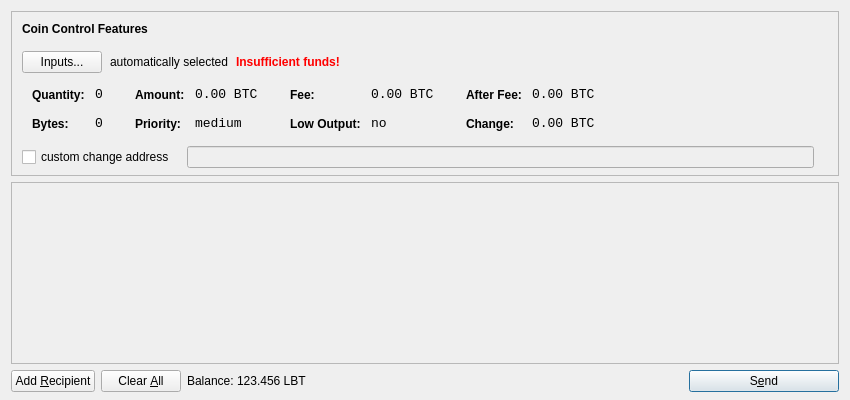
<?xml version="1.0" encoding="UTF-8"?>
<ui version="4.0">
 <class>SendCoinsDialog</class>
 <widget class="QDialog" name="SendCoinsDialog">
  <property name="geometry">
   <rect>
    <x>0</x>
    <y>0</y>
    <width>850</width>
    <height>400</height>
   </rect>
  </property>
  <property name="windowTitle">
   <string>Send Coins</string>
  </property>
  <layout class="QVBoxLayout" name="verticalLayout" stretch="0,1,0">
   <property name="bottomMargin">
    <number>8</number>
   </property>
   <item>
    <widget class="QFrame" name="frameCoinControl">
     <property name="sizePolicy">
      <sizepolicy hsizetype="Expanding" vsizetype="Expanding">
       <horstretch>0</horstretch>
       <verstretch>0</verstretch>
      </sizepolicy>
     </property>
     <property name="maximumSize">
      <size>
       <width>16777215</width>
       <height>16777215</height>
      </size>
     </property>
     <property name="frameShape">
      <enum>QFrame::StyledPanel</enum>
     </property>
     <property name="frameShadow">
      <enum>QFrame::Sunken</enum>
     </property>
     <layout class="QVBoxLayout" name="verticalLayoutCoinControl2">
      <property name="spacing">
       <number>-1</number>
      </property>
      <property name="leftMargin">
       <number>0</number>
      </property>
      <property name="topMargin">
       <number>0</number>
      </property>
      <property name="rightMargin">
       <number>0</number>
      </property>
      <property name="bottomMargin">
       <number>6</number>
      </property>
      <item>
       <layout class="QVBoxLayout" name="verticalLayoutCoinControl" stretch="0,0,0,0,1">
        <property name="spacing">
         <number>0</number>
        </property>
        <property name="leftMargin">
         <number>10</number>
        </property>
        <property name="topMargin">
         <number>10</number>
        </property>
        <item>
         <layout class="QHBoxLayout" name="horizontalLayoutCoinControl1">
          <property name="bottomMargin">
           <number>15</number>
          </property>
          <item>
           <widget class="QLabel" name="labelCoinControlFeatures">
            <property name="sizePolicy">
             <sizepolicy hsizetype="Preferred" vsizetype="Maximum">
              <horstretch>0</horstretch>
              <verstretch>0</verstretch>
             </sizepolicy>
            </property>
            <property name="font">
             <font>
              <weight>75</weight>
              <bold>true</bold>
             </font>
            </property>
            <property name="styleSheet">
             <string notr="true">font-weight:bold;</string>
            </property>
            <property name="text">
             <string>Coin Control Features</string>
            </property>
           </widget>
          </item>
         </layout>
        </item>
        <item>
         <layout class="QHBoxLayout" name="horizontalLayoutCoinControl2" stretch="0,0,0,0">
          <property name="spacing">
           <number>8</number>
          </property>
          <property name="bottomMargin">
           <number>10</number>
          </property>
          <item>
           <widget class="QPushButton" name="pushButtonCoinControl">
            <property name="styleSheet">
             <string notr="true"/>
            </property>
            <property name="text">
             <string>Inputs...</string>
            </property>
           </widget>
          </item>
          <item>
           <widget class="QLabel" name="labelCoinControlAutomaticallySelected">
            <property name="text">
             <string>automatically selected</string>
            </property>
            <property name="margin">
             <number>5</number>
            </property>
           </widget>
          </item>
          <item>
           <widget class="QLabel" name="labelCoinControlInsuffFunds">
            <property name="font">
             <font>
              <weight>75</weight>
              <bold>true</bold>
             </font>
            </property>
            <property name="styleSheet">
             <string notr="true">color:red;font-weight:bold;</string>
            </property>
            <property name="text">
             <string>Insufficient funds!</string>
            </property>
            <property name="margin">
             <number>5</number>
            </property>
           </widget>
          </item>
          <item>
           <spacer name="horizontalSpacerCoinControl">
            <property name="orientation">
             <enum>Qt::Horizontal</enum>
            </property>
            <property name="sizeHint" stdset="0">
             <size>
              <width>40</width>
              <height>1</height>
             </size>
            </property>
           </spacer>
          </item>
         </layout>
        </item>
        <item>
         <widget class="QWidget" name="widgetCoinControl" native="true">
          <property name="sizePolicy">
           <sizepolicy hsizetype="Preferred" vsizetype="Preferred">
            <horstretch>0</horstretch>
            <verstretch>0</verstretch>
           </sizepolicy>
          </property>
          <property name="minimumSize">
           <size>
            <width>0</width>
            <height>0</height>
           </size>
          </property>
          <property name="styleSheet">
           <string notr="true"/>
          </property>
          <layout class="QHBoxLayout" name="horizontalLayoutCoinControl5">
           <property name="margin">
            <number>0</number>
           </property>
           <item>
            <layout class="QHBoxLayout" name="horizontalLayoutCoinControl3" stretch="0,0,0,1">
             <property name="spacing">
              <number>20</number>
             </property>
             <property name="topMargin">
              <number>0</number>
             </property>
             <property name="bottomMargin">
              <number>10</number>
             </property>
             <item>
              <layout class="QFormLayout" name="formLayoutCoinControl1">
               <property name="horizontalSpacing">
                <number>10</number>
               </property>
               <property name="verticalSpacing">
                <number>14</number>
               </property>
               <property name="leftMargin">
                <number>10</number>
               </property>
               <property name="topMargin">
                <number>4</number>
               </property>
               <property name="rightMargin">
                <number>6</number>
               </property>
               <item row="0" column="0">
                <widget class="QLabel" name="labelCoinControlQuantityText">
                 <property name="styleSheet">
                  <string notr="true">font-weight:bold;</string>
                 </property>
                 <property name="text">
                  <string>Quantity:</string>
                 </property>
                 <property name="margin">
                  <number>0</number>
                 </property>
                </widget>
               </item>
               <item row="0" column="1">
                <widget class="QLabel" name="labelCoinControlQuantity">
                 <property name="font">
                  <font>
                   <family>Monospace</family>
                   <pointsize>10</pointsize>
                  </font>
                 </property>
                 <property name="cursor">
                  <cursorShape>IBeamCursor</cursorShape>
                 </property>
                 <property name="contextMenuPolicy">
                  <enum>Qt::ActionsContextMenu</enum>
                 </property>
                 <property name="text">
                  <string notr="true">0</string>
                 </property>
                 <property name="margin">
                  <number>0</number>
                 </property>
                 <property name="textInteractionFlags">
                  <set>Qt::LinksAccessibleByMouse|Qt::TextSelectableByKeyboard|Qt::TextSelectableByMouse</set>
                 </property>
                </widget>
               </item>
               <item row="1" column="0">
                <widget class="QLabel" name="labelCoinControlBytesText">
                 <property name="styleSheet">
                  <string notr="true">font-weight:bold;</string>
                 </property>
                 <property name="text">
                  <string>Bytes:</string>
                 </property>
                </widget>
               </item>
               <item row="1" column="1">
                <widget class="QLabel" name="labelCoinControlBytes">
                 <property name="font">
                  <font>
                   <family>Monospace</family>
                   <pointsize>10</pointsize>
                  </font>
                 </property>
                 <property name="cursor">
                  <cursorShape>IBeamCursor</cursorShape>
                 </property>
                 <property name="contextMenuPolicy">
                  <enum>Qt::ActionsContextMenu</enum>
                 </property>
                 <property name="text">
                  <string notr="true">0</string>
                 </property>
                 <property name="textInteractionFlags">
                  <set>Qt::LinksAccessibleByMouse|Qt::TextSelectableByKeyboard|Qt::TextSelectableByMouse</set>
                 </property>
                </widget>
               </item>
              </layout>
             </item>
             <item>
              <layout class="QFormLayout" name="formLayoutCoinControl2">
               <property name="horizontalSpacing">
                <number>10</number>
               </property>
               <property name="verticalSpacing">
                <number>14</number>
               </property>
               <property name="leftMargin">
                <number>6</number>
               </property>
               <property name="topMargin">
                <number>4</number>
               </property>
               <property name="rightMargin">
                <number>6</number>
               </property>
               <item row="0" column="0">
                <widget class="QLabel" name="labelCoinControlAmountText">
                 <property name="styleSheet">
                  <string notr="true">font-weight:bold;</string>
                 </property>
                 <property name="text">
                  <string>Amount:</string>
                 </property>
                 <property name="margin">
                  <number>0</number>
                 </property>
                </widget>
               </item>
               <item row="0" column="1">
                <widget class="QLabel" name="labelCoinControlAmount">
                 <property name="font">
                  <font>
                   <family>Monospace</family>
                   <pointsize>10</pointsize>
                  </font>
                 </property>
                 <property name="cursor">
                  <cursorShape>IBeamCursor</cursorShape>
                 </property>
                 <property name="contextMenuPolicy">
                  <enum>Qt::ActionsContextMenu</enum>
                 </property>
                 <property name="text">
                  <string notr="true">0.00 BTC</string>
                 </property>
                 <property name="textInteractionFlags">
                  <set>Qt::LinksAccessibleByMouse|Qt::TextSelectableByKeyboard|Qt::TextSelectableByMouse</set>
                 </property>
                </widget>
               </item>
               <item row="1" column="0">
                <widget class="QLabel" name="labelCoinControlPriorityText">
                 <property name="styleSheet">
                  <string notr="true">font-weight:bold;</string>
                 </property>
                 <property name="text">
                  <string>Priority:</string>
                 </property>
                </widget>
               </item>
               <item row="1" column="1">
                <widget class="QLabel" name="labelCoinControlPriority">
                 <property name="font">
                  <font>
                   <family>Monospace</family>
                   <pointsize>10</pointsize>
                  </font>
                 </property>
                 <property name="cursor">
                  <cursorShape>IBeamCursor</cursorShape>
                 </property>
                 <property name="contextMenuPolicy">
                  <enum>Qt::ActionsContextMenu</enum>
                 </property>
                 <property name="text">
                  <string>medium</string>
                 </property>
                 <property name="textInteractionFlags">
                  <set>Qt::LinksAccessibleByMouse|Qt::TextSelectableByKeyboard|Qt::TextSelectableByMouse</set>
                 </property>
                </widget>
               </item>
              </layout>
             </item>
             <item>
              <layout class="QFormLayout" name="formLayoutCoinControl3">
               <property name="horizontalSpacing">
                <number>10</number>
               </property>
               <property name="verticalSpacing">
                <number>14</number>
               </property>
               <property name="leftMargin">
                <number>6</number>
               </property>
               <property name="topMargin">
                <number>4</number>
               </property>
               <property name="rightMargin">
                <number>6</number>
               </property>
               <item row="0" column="0">
                <widget class="QLabel" name="labelCoinControlFeeText">
                 <property name="styleSheet">
                  <string notr="true">font-weight:bold;</string>
                 </property>
                 <property name="text">
                  <string>Fee:</string>
                 </property>
                 <property name="margin">
                  <number>0</number>
                 </property>
                </widget>
               </item>
               <item row="0" column="1">
                <widget class="QLabel" name="labelCoinControlFee">
                 <property name="font">
                  <font>
                   <family>Monospace</family>
                   <pointsize>10</pointsize>
                  </font>
                 </property>
                 <property name="cursor">
                  <cursorShape>IBeamCursor</cursorShape>
                 </property>
                 <property name="contextMenuPolicy">
                  <enum>Qt::ActionsContextMenu</enum>
                 </property>
                 <property name="text">
                  <string notr="true">0.00 BTC</string>
                 </property>
                 <property name="textInteractionFlags">
                  <set>Qt::LinksAccessibleByMouse|Qt::TextSelectableByKeyboard|Qt::TextSelectableByMouse</set>
                 </property>
                </widget>
               </item>
               <item row="1" column="0">
                <widget class="QLabel" name="labelCoinControlLowOutputText">
                 <property name="styleSheet">
                  <string notr="true">font-weight:bold;</string>
                 </property>
                 <property name="text">
                  <string>Low Output:</string>
                 </property>
                </widget>
               </item>
               <item row="1" column="1">
                <widget class="QLabel" name="labelCoinControlLowOutput">
                 <property name="font">
                  <font>
                   <family>Monospace</family>
                   <pointsize>10</pointsize>
                  </font>
                 </property>
                 <property name="cursor">
                  <cursorShape>IBeamCursor</cursorShape>
                 </property>
                 <property name="contextMenuPolicy">
                  <enum>Qt::ActionsContextMenu</enum>
                 </property>
                 <property name="text">
                  <string>no</string>
                 </property>
                 <property name="textInteractionFlags">
                  <set>Qt::LinksAccessibleByMouse|Qt::TextSelectableByKeyboard|Qt::TextSelectableByMouse</set>
                 </property>
                </widget>
               </item>
              </layout>
             </item>
             <item>
              <layout class="QFormLayout" name="formLayoutCoinControl4">
               <property name="horizontalSpacing">
                <number>10</number>
               </property>
               <property name="verticalSpacing">
                <number>14</number>
               </property>
               <property name="leftMargin">
                <number>6</number>
               </property>
               <property name="topMargin">
                <number>4</number>
               </property>
               <property name="rightMargin">
                <number>6</number>
               </property>
               <item row="0" column="0">
                <widget class="QLabel" name="labelCoinControlAfterFeeText">
                 <property name="styleSheet">
                  <string notr="true">font-weight:bold;</string>
                 </property>
                 <property name="text">
                  <string>After Fee:</string>
                 </property>
                 <property name="margin">
                  <number>0</number>
                 </property>
                </widget>
               </item>
               <item row="0" column="1">
                <widget class="QLabel" name="labelCoinControlAfterFee">
                 <property name="font">
                  <font>
                   <family>Monospace</family>
                   <pointsize>10</pointsize>
                  </font>
                 </property>
                 <property name="cursor">
                  <cursorShape>IBeamCursor</cursorShape>
                 </property>
                 <property name="contextMenuPolicy">
                  <enum>Qt::ActionsContextMenu</enum>
                 </property>
                 <property name="text">
                  <string notr="true">0.00 BTC</string>
                 </property>
                 <property name="textInteractionFlags">
                  <set>Qt::LinksAccessibleByMouse|Qt::TextSelectableByKeyboard|Qt::TextSelectableByMouse</set>
                 </property>
                </widget>
               </item>
               <item row="1" column="0">
                <widget class="QLabel" name="labelCoinControlChangeText">
                 <property name="styleSheet">
                  <string notr="true">font-weight:bold;</string>
                 </property>
                 <property name="text">
                  <string>Change:</string>
                 </property>
                </widget>
               </item>
               <item row="1" column="1">
                <widget class="QLabel" name="labelCoinControlChange">
                 <property name="font">
                  <font>
                   <family>Monospace</family>
                   <pointsize>10</pointsize>
                  </font>
                 </property>
                 <property name="cursor">
                  <cursorShape>IBeamCursor</cursorShape>
                 </property>
                 <property name="contextMenuPolicy">
                  <enum>Qt::ActionsContextMenu</enum>
                 </property>
                 <property name="text">
                  <string notr="true">0.00 BTC</string>
                 </property>
                 <property name="textInteractionFlags">
                  <set>Qt::LinksAccessibleByMouse|Qt::TextSelectableByKeyboard|Qt::TextSelectableByMouse</set>
                 </property>
                </widget>
               </item>
              </layout>
             </item>
            </layout>
           </item>
          </layout>
         </widget>
        </item>
        <item>
         <layout class="QHBoxLayout" name="horizontalLayoutCoinControl4" stretch="0,0,0">
          <property name="spacing">
           <number>12</number>
          </property>
          <property name="sizeConstraint">
           <enum>QLayout::SetDefaultConstraint</enum>
          </property>
          <property name="topMargin">
           <number>5</number>
          </property>
          <property name="rightMargin">
           <number>5</number>
          </property>
          <item>
           <widget class="QCheckBox" name="checkBoxCoinControlChange">
            <property name="text">
             <string>custom change address</string>
            </property>
           </widget>
          </item>
          <item>
           <widget class="QLineEdit" name="lineEditCoinControlChange">
            <property name="enabled">
             <bool>false</bool>
            </property>
            <property name="sizePolicy">
             <sizepolicy hsizetype="Expanding" vsizetype="Fixed">
              <horstretch>0</horstretch>
              <verstretch>0</verstretch>
             </sizepolicy>
            </property>
           </widget>
          </item>
          <item>
           <widget class="QLabel" name="labelCoinControlChangeLabel">
            <property name="sizePolicy">
             <sizepolicy hsizetype="Preferred" vsizetype="Expanding">
              <horstretch>0</horstretch>
              <verstretch>0</verstretch>
             </sizepolicy>
            </property>
            <property name="minimumSize">
             <size>
              <width>0</width>
              <height>0</height>
             </size>
            </property>
            <property name="text">
             <string/>
            </property>
            <property name="margin">
             <number>3</number>
            </property>
           </widget>
          </item>
         </layout>
        </item>
        <item>
         <spacer name="verticalSpacerCoinControl">
          <property name="orientation">
           <enum>Qt::Vertical</enum>
          </property>
          <property name="sizeHint" stdset="0">
           <size>
            <width>800</width>
            <height>1</height>
           </size>
          </property>
         </spacer>
        </item>
       </layout>
      </item>
     </layout>
    </widget>
   </item>
   <item>
    <widget class="QScrollArea" name="scrollArea">
     <property name="widgetResizable">
      <bool>true</bool>
     </property>
     <widget class="QWidget" name="scrollAreaWidgetContents">
      <property name="geometry">
       <rect>
        <x>0</x>
        <y>0</y>
        <width>830</width>
        <height>165</height>
       </rect>
      </property>
      <layout class="QVBoxLayout" name="verticalLayout_2">
       <property name="margin">
        <number>0</number>
       </property>
       <item>
        <layout class="QVBoxLayout" name="entries">
         <property name="spacing">
          <number>6</number>
         </property>
        </layout>
       </item>
       <item>
        <spacer name="verticalSpacer">
         <property name="orientation">
          <enum>Qt::Vertical</enum>
         </property>
         <property name="sizeHint" stdset="0">
          <size>
           <width>20</width>
           <height>40</height>
          </size>
         </property>
        </spacer>
       </item>
      </layout>
     </widget>
    </widget>
   </item>
   <item>
    <layout class="QHBoxLayout" name="horizontalLayout">
     <item>
      <widget class="QPushButton" name="addButton">
       <property name="toolTip">
        <string>Send to multiple recipients at once</string>
       </property>
       <property name="text">
        <string>Add &amp;Recipient</string>
       </property>
       <property name="icon">
        <iconset resource="../bitcoin.qrc">
         <normaloff>:/icons/add</normaloff>:/icons/add</iconset>
       </property>
       <property name="autoDefault">
        <bool>false</bool>
       </property>
      </widget>
     </item>
     <item>
      <widget class="QPushButton" name="clearButton">
       <property name="sizePolicy">
        <sizepolicy hsizetype="Minimum" vsizetype="Fixed">
         <horstretch>0</horstretch>
         <verstretch>0</verstretch>
        </sizepolicy>
       </property>
       <property name="toolTip">
        <string>Remove all transaction fields</string>
       </property>
       <property name="text">
        <string>Clear &amp;All</string>
       </property>
       <property name="icon">
        <iconset resource="../bitcoin.qrc">
         <normaloff>:/icons/remove</normaloff>:/icons/remove</iconset>
       </property>
       <property name="autoRepeatDelay">
        <number>300</number>
       </property>
       <property name="autoDefault">
        <bool>false</bool>
       </property>
      </widget>
     </item>
     <item>
      <layout class="QHBoxLayout" name="horizontalLayout_2">
       <property name="spacing">
        <number>3</number>
       </property>
       <item>
        <widget class="QLabel" name="label">
         <property name="text">
          <string>Balance:</string>
         </property>
        </widget>
       </item>
       <item>
        <widget class="QLabel" name="labelBalance">
         <property name="cursor">
          <cursorShape>IBeamCursor</cursorShape>
         </property>
         <property name="text">
          <string>123.456 LBT</string>
         </property>
         <property name="textInteractionFlags">
          <set>Qt::LinksAccessibleByMouse|Qt::TextSelectableByKeyboard|Qt::TextSelectableByMouse</set>
         </property>
        </widget>
       </item>
      </layout>
     </item>
     <item>
      <spacer name="horizontalSpacer">
       <property name="orientation">
        <enum>Qt::Horizontal</enum>
       </property>
       <property name="sizeHint" stdset="0">
        <size>
         <width>40</width>
         <height>20</height>
        </size>
       </property>
      </spacer>
     </item>
     <item>
      <widget class="QPushButton" name="sendButton">
       <property name="minimumSize">
        <size>
         <width>150</width>
         <height>0</height>
        </size>
       </property>
       <property name="toolTip">
        <string>Confirm the send action</string>
       </property>
       <property name="text">
        <string>S&amp;end</string>
       </property>
       <property name="icon">
        <iconset resource="../bitcoin.qrc">
         <normaloff>:/icons/send</normaloff>:/icons/send</iconset>
       </property>
       <property name="default">
        <bool>true</bool>
       </property>
      </widget>
     </item>
    </layout>
   </item>
  </layout>
 </widget>
 <resources>
  <include location="../bitcoin.qrc"/>
 </resources>
 <connections/>
</ui>
